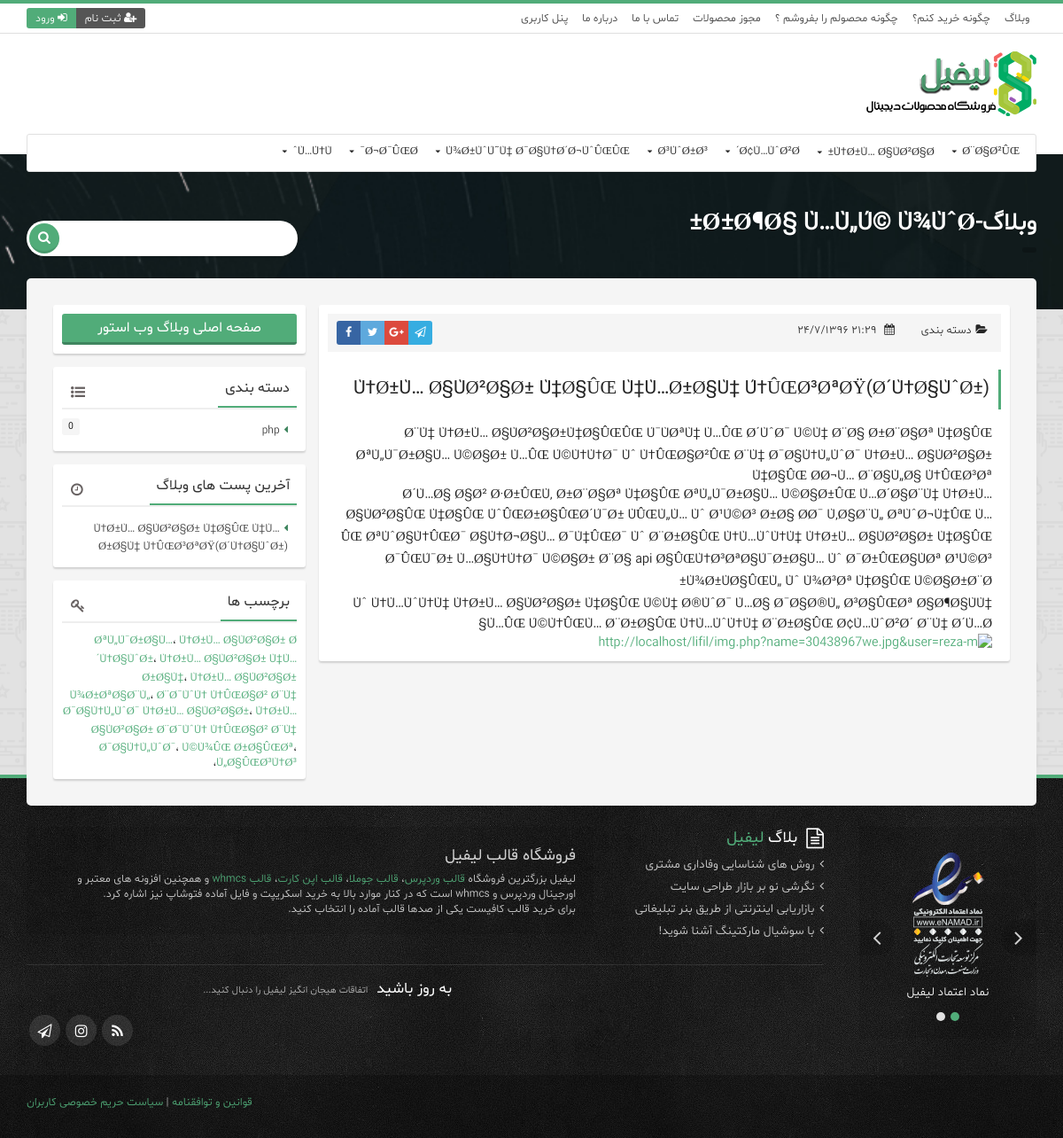
The page /post.php?id=1 on the database its author committed.
### tables this page shows
CREATE TABLE `web_menu` (
  `id` int(11) NOT NULL,
  `title` text NOT NULL,
  `parent` int(11) DEFAULT NULL
);

CREATE TABLE `user` (
  `id` bigint(20) NOT NULL,
  `name` varchar(255) NOT NULL,
  `user` varchar(255) NOT NULL,
  `password` varchar(255) NOT NULL,
  `tarikhsabtenam` varchar(255) NOT NULL,
  `timeonline` varchar(255) NOT NULL,
  `email` varchar(255) NOT NULL,
  `tell` varchar(255) NOT NULL,
  `active` int(11) NOT NULL,
  `activecode` varchar(255) NOT NULL,
  `activeblog` int(11) NOT NULL DEFAULT '1',
  `nazarat` int(11) NOT NULL,
  `mojodi` text NOT NULL,
  `lvl` varchar(255) NOT NULL,
  `point` varchar(255) NOT NULL,
  `gold` varchar(255) NOT NULL,
  `avatar` varchar(255) NOT NULL,
  `newcom` varchar(255) NOT NULL,
  `token` varchar(255) NOT NULL,
  `baned` int(11) NOT NULL,
  `dev` int(11) NOT NULL,
  `api` text NOT NULL,
  `cartmeli` varchar(255) NOT NULL,
  `acc2` int(11) NOT NULL,
  `phcode` bigint(20) NOT NULL,
  `phacc` int(11) NOT NULL,
  `timesms` varchar(255) NOT NULL,
  `text` text NOT NULL,
  `mb` varchar(255) NOT NULL,
  `emailacc` int(11) NOT NULL,
  `uuid` text NOT NULL,
  `timetorun` varchar(255) NOT NULL,
  `chatid` varchar(255) NOT NULL,
  `auh` varchar(255) NOT NULL,
  `tauh` varchar(255) NOT NULL
);

CREATE TABLE `blog` (
  `id` bigint(20) NOT NULL,
  `subgect` text NOT NULL,
  `matn` text NOT NULL,
  `Tarikh` varchar(255) NOT NULL,
  `idsender` varchar(255) NOT NULL,
  `idmnue` text NOT NULL,
  `barchasb` text NOT NULL,
  `name` text NOT NULL,
  `menu` int(11) NOT NULL
);

CREATE TABLE `mnue` (
  `id` bigint(20) NOT NULL,
  `idmaker` varchar(255) NOT NULL,
  `name` varchar(255) NOT NULL,
  `color` text NOT NULL
);

### post.php (the view, shortened to what the rows shown need)
<?php
include("model/jdf.php");
include("head.php");
@$id=intval($_GET['id']) ;
$idsedddddd = mysqli_query($con,"SELECT activeblog,`user`,`name` FROM user WHERE id='$id' ");
$bidas=mysqli_fetch_assoc($idsedddddd) ;
$nameuser=$bidas['name'];
?>
<aside class="bg-text rt">
<div class="main">
<div class="page-text rt">
<div class="title-side right">
<h1 class="rt">  وبلاگ-<?=$nameuser?></h1>
<div class="location right rt-13">
</div>
</div>
</div>
</div>
</aside>
<div class="bg-web rt">
<div class="main">
<div class="webresan rt">
<div class="blog-post right">
    <section class="blog-right right">
<?php
$id=intval($_GET['id']) ;
$blog = mysqli_query($con,"SELECT * FROM `blog` WHERE id='$id' ");
$blogname=mysqli_fetch_assoc($blog) ;
$q1=$blogname['subgect'];
$q2=$blogname['matn'];
$q12=$blogname['id'];
$q3=$blogname['Tarikh'];
$q4=$blogname['barchasb'];
$menu=$blogname['menu'];
$idsender=$blogname['idsender'];
$blogm = mysqli_query($con,"SELECT * FROM `mnue` WHERE id='$menu'");
$mno=mysqli_fetch_array($blogm);
$mname=$mno['name'];
$meid=$mno['id'];
?>
        <article class="post-more right">
            <div class="info rt rt-13">
                <div class="right meta"><i class="fa fa-folder-open"></i>دسته بندی <a href="blog.php?id=<?=$idsender?>&idm=<?=$meid?>"><?=$mname?></a></div>
                <div class="right meta"><i class="fa fa-calendar"></i> <?php echo jdate("H:i j/n/Y",$q3); ?> </div>
                <div class="share left">
                    <a href="http://www.facebook.com/share.php?u=[Post_Link]&amp;t=[Post_Title]" target="_blank" title="اشتراک گذاری در فیسبوک" class="fb left rt-center"><i class="fa fa-facebook"></i></a>
                    <a href="http://twitter.com/home?status=[Post_Link]" target="_blank" title="اشتراک گذاری در تویتر" class="tw left rt-center"><i class="fa fa-twitter"></i></a>
                    <a href="https://plus.google.com/share?url=[Post_Link]" target="_blank" title="اشتراک گذاری در گوگل پلاس" class="gp left rt-center"><i class="fa fa-google-plus"></i></a>
                    <a href="https://telegram.me/share/url?text=cheack+this+site+please&amp;url=[Post_Link]" target="_blank" title="اشتراک گذاری در تلگرام" class="tg left rt-center"><i class="fa fa-paper-plane-o"></i></a>
                </div>
            </div>
            <h2 class="title right"><?=$q1?> </h2>
            <div class="matn right rt-15">
                <?php
                $parser = new \SBBCodeParser\Node_Container_Document();
                $parser->add_emoticons(array(
                    ':)' => 'https://bitsoftware.ir/emoticons/smile.png',
                    '8-)' => 'https://bitsoftware.ir/emoticons/cool.png',
                    ':angry:' => 'https://bitsoftware.ir/emoticons/angry.png',
                    ':angel:' => 'https://bitsoftware.ir/emoticons/angel.png',
                    ":'(" => 'https://bitsoftware.ir/emoticons/cwy.png',
                    ":ermm:" => 'https://bitsoftware.ir/emoticons/ermm.png',
                    ":alien:" => 'https://bitsoftware.ir/emoticons/alien.png',
                    ":blink:" => 'https://bitsoftware.ir/emoticons/blink.png',
                    ":blush:" => 'https://bitsoftware.ir/emoticons/blush.png',
                    ":cheerful:" => 'https://bitsoftware.ir/emoticons/cheerful.png',
                    ":devil:" => 'https://bitsoftware.ir/emoticons/devil.png',
                    ":dizzy:" => 'https://bitsoftware.ir/emoticons/dizzy.png',
                    ":getlost:" => 'https://bitsoftware.ir/emoticons/getlost.png',
                    ":happy:" => 'https://bitsoftware.ir/emoticons/happy.png',
                    ":kissing:" => 'https://bitsoftware.ir/emoticons/kissing.png',
                    ":ninja:" => 'https://bitsoftware.ir/emoticons/ninja.png',
                    ":pinch:" => 'https://bitsoftware.ir/emoticons/pinch.png',
                    ":sick:" => 'https://bitsoftware.ir/emoticons/sick.png',
                    ":sideways:" => 'https://bitsoftware.ir/emoticons/sideways.png',
                    ":silly:" => 'https://bitsoftware.ir/emoticons/silly.png',
                    ":sleeping:" => 'https://bitsoftware.ir/emoticons/sleeping.png',
                    ":unsure:" => 'https://bitsoftware.ir/emoticons/unsure.png',
                    ":woot:" => 'https://bitsoftware.ir/emoticons/w00t.png',
                    ":wassat:" => 'https://bitsoftware.ir/emoticons/wassat.png',
                    ":pouty:" => 'https://bitsoftware.ir/emoticons/pouty.png',
                    ":D" => 'https://bitsoftware.ir/emoticons/grin.png',
                    ":(" => 'https://bitsoftware.ir/emoticons/sad.png',
                    ":O" => 'https://bitsoftware.ir/emoticons/shocked.png',
                    ":P" => 'https://bitsoftware.ir/emoticons/tongue.png',
                    ";)" => 'https://bitsoftware.ir/emoticons/wink.png',
                    '<3' => 'https://bitsoftware.ir/emoticons/heart.png'
                ));
                $sdd=  htmlspecialchars_decode($q2);
                $matn=str_replace('<------------->'," ",$sdd);
                echo $parser->parse($matn)
                    ->detect_links()
                    ->detect_emails()
                    ->detect_emoticons()
                    ->get_html();
                ?>
            </div>
        </article>
    </section>
<section class="blog-left left">
<aside class="block right">
<ul class="content rt rt-13">
    <?php
    $blogm = mysqli_query($con,"SELECT id,`name` FROM `mnue` where idmaker='$idsender'");
    while( $blognamem=mysqli_fetch_array($blogm)){
    $blognamem1=$blognamem['id'];
    $blognamem2=$blognamem['name'];
        $blognum = mysqli_query($con,"SELECT * FROM `blog` WHERE `idmnue`='$blognamem1'");
        $numb=mysqli_num_rows($blognum);
    ?>
        <li class="rt"><a href="blog.php?idm=<?php echo $blognamem1; ?>" class="right"><i class="fa fa-caret-left"></i><?php echo $blognamem2; ?></a><span class="left rt-12"><?=$numb?></span></li>
    <?php
    }         ?>
</ul>
</aside>
<aside class="block right">
<ul class="content lsat-blog-posts rt rt-13">
    <?php
    $rezal = mysqli_query($con,"select * from blog  where idsender='$idsender' ORDER BY id  DESC LIMIT 0 , 5");
    while( $blogname=mysqli_fetch_array($rezal)){
        $sub=$blogname['subgect'];
        $idbo=$blogname['id'];
        ?>
        <li class="rt"><a href="post.php?id=<?=$idbo?>"><i class="fa fa-caret-left"></i><?=$sub?></a></li>
        <?php
    }
    ?>
</ul>
</aside>
    <aside class="block right">
        <ul class="content lsat-blog-posts rt rt-13">
            <?php
            $bar=explode(',',$q4);
            for($i=0;$i<count($bar);$i++)
            {
                ?>
                <a href="post.php?id=<?=$q12?>" rel="tag"><?=$bar[$i]?></a>،
                <?php
            }
            ?>
        </ul>
    </aside>
</section>
</div>
</div>
</div>
</div>
<?php
include ("foot.php");
?>

### head.php (shortened to what the rows shown need)
<?php
include("config/conf.php");
?>
<!DOCTYPE html>
<html>
<head>
            <?php
            $urlg=$_SERVER["PHP_SELF"];
            $ar5=strpos($urlg,'blog.php');
            $ar6=strpos($urlg,'bloga');
            $ar9=strpos($urlg,'store.php');
            $ar10=strpos($urlg,'post.php');
            $ar14=strpos($urlg,'posta');
            $ar11=strpos($urlg,'about');
            $ar12=strpos($urlg,'how-to-buy');
            $ar13=strpos($urlg,'how-to-sell');
            ?>
    <?php
    if($ar9>0){
      ?>
        <link rel="stylesheet" href="style.css">
        <link rel="stylesheet" href="i/css/category.css">
        <link rel="stylesheet" href="i/css/category-a.css" rel="stylesheet" title="style1">
        <link rel="stylesheet" href="i/css/category-b.css" rel="alternate stylesheet" title="style2">
        <link rel="stylesheet" href="i/css/category-c.css" rel="alternate stylesheet" title="style3">
        <link rel="stylesheet" href="i/css/tooltip.css">
        <link rel="stylesheet" href="i/css/fonts.css">
        <?php
    }elseif($ar5>0 or $ar10>0 or $ar14>0 or $ar6>0){
        ?>
        <link rel="stylesheet" href="style.css">
        <link rel="stylesheet" href="i/css/blog.css">
        <link rel="stylesheet" href="i/css/fonts.css">
        <?php
    }elseif($ar12>0 ){
        ?>
        <link rel="stylesheet" href="style.css">
        <link rel="stylesheet" href="i/css/how-to-buy.css">
        <link rel="stylesheet" href="i/css/fonts.css">
        <?php
    }elseif($ar13>0 ){
        ?>
        <link rel="stylesheet" href="style.css">
        <link rel="stylesheet" href="i/css/how-to-sell.css">
        <link rel="stylesheet" href="i/css/fonts.css">
    <?php
    }
    ?>
</head>
<body>
<header>
    <div class="main">
        <div class="right category">
            <ul class="right rt-category" id="category-side">
            <?php
                class Menu {
                    function __construct($id , $title, $parent)
                    {
                        $this->title = $title;
                        $this->parent = $parent;
                    }
                }
                $menu = [];
                $sql = "SELECT * FROM `web_menu` order by parent asc";
                $result = mysqli_query($con, $sql);
                while($row = mysqli_fetch_array( $result )) {
                if($row['parent'] == null){
                    $menu[$row['id']] = [];
                    array_push($menu[$row['id']], new Menu($row['id'], $row['title'], $row['parent']));
                }else{
                    $sub_menu =  new Menu($row['id'], $row['title'], $row['parent']);
                    array_push($menu[$row['parent']] ,$sub_menu);
                }
                }
                foreach($menu as $m){
                   foreach($m as $menu){
                        if($menu->parent == null){
                            ?>
                            <li class="link right"><a href="#" class="right rt-13 name"> <?php echo $menu->title ?> <i class="fa fa-caret-down"></i></a><span class="left rt-13 open">باز کردن</span>
                            <ul class="small right rt-13">
            <?php
                        }else{
                            ?>
                            <li class="rt"><a href="store.php?s=<?php echo $menu->id ?>"  class="nav-text"><?php echo $menu->title ?></a></li>
                            <?php
                        }
                   }
                   echo "
                   </ul>
                   </li>
                   ";
                }
            ?>
            </ul>
        </div>
    </div>
</header>

### rows shown on the page
web_menu: title "Ø¨Ø§Ø²ÛŒ"
web_menu: title "Ù†Ø±Ù… Ø§ÙØ²Ø§Ø±"
web_menu: title "Ø¢Ù…ÙˆØ²Ø´"
web_menu: title "Ø¬Ø¯ÛŒØ¯"
web_menu: title "Ù…Ù†Ùˆ"
user: name "Ø±Ø¶Ø§ Ù…Ù„Ú© Ù¾ÙˆØ±"
blog: Tarikh "۲۱:۲۹ ۲۴/۷/۱۳۹۶", subgect "Ù†Ø±Ù… Ø§ÙØ²Ø§Ø± Ù‡Ø§ÛŒ Ù‡Ù…Ø±Ø§Ù‡ Ú†ÛŒØ³ØªØŸ(Ø´Ù†Ø§ÙˆØ±)", matn "Ø¨Ù‡ Ù†Ø±Ù… Ø§ÙØ²Ø§Ø±Ù‡Ø§ÛŒÛŒ Ú¯ÙØªÙ‡ Ù…ÛŒ Ø´ÙˆØ¯ Ú©Ù‡ Ø¨Ø§ Ø±Ø¨Ø§Øª Ù‡Ø§ÛŒ ØªÙ„Ú¯Ø±Ø§Ù… Ú©Ø§Ø± Ù…ÛŒ Ú©Ù†Ù†Ø¯ Ùˆ Ù†ÛŒØ§Ø²ÛŒ Ø¨Ù‡ Ø¯Ø§Ù†Ù„ÙˆØ¯ Ù†Ø±Ù… Ø§ÙØ²Ø§Ø± Ù‡Ø§ÛŒ Ø­Ø¬Ù… Ø¨Ø§Ù„Ø§ Ù†ÛŒØ³Øª Ø´Ù…Ø§ Ø§Ø² Ø·Ø±ÛŒÙ‚ Ø±Ø¨Ø§Øª Ù‡Ø§ÛŒ ØªÙ„Ú¯Ø±Ø§Ù… Ú©Ø§Ø±ÛŒ Ù…Ø´Ø§Ø¨Ù‡ Ù†Ø±Ù… Ø§ÙØ²Ø§ÛŒ Ù‡Ø§ÛŒ ÙˆÛŒØ±Ø§ÛŒØ´Ú¯Ø± ÙÛŒÙ„Ù… Ùˆ Ø¹Ú©Ø³ Ø±Ø§ Ø­Ø¯ Ù‚Ø§Ø¨Ù„ ØªÙˆØ¬Ù‡ÛŒ Ù…ÛŒ ØªÙˆØ§Ù†ÛŒØ¯ Ø§Ù†Ø¬Ø§Ù… Ø¯Ù‡ÛŒØ¯ Ùˆ Ø¨Ø±Ø§ÛŒ Ù†Ù…ÙˆÙ†Ù‡ Ù†Ø±Ù… Ø§ÙØ²Ø§Ø± Ù‡Ø§ÛŒ Ø¯ÛŒÚ¯Ø± Ù…Ø§Ù†Ù†Ø¯ Ú©Ø§Ø± Ø¨Ø§ api Ø§ÛŒÙ†Ø³ØªØ§Ú¯Ø±Ø§Ù… Ùˆ Ø¯Ø±ÛŒØ§ÙØª Ø¹Ú©Ø³ Ù¾Ø±ÙØ§ÛŒÙ„ Ùˆ Ù¾Ø³Øª Ù‡Ø§ÛŒ Ú©Ø§Ø±Ø¨Ø± Ùˆ Ù†Ù…ÙˆÙ†Ù‡ Ù†Ø±Ù… Ø§ÙØ²Ø§Ø± Ù‡Ø§ÛŒ Ú©Ù‡ Ø®ÙˆØ¯ Ù…Ø§ Ø¯Ø§Ø®Ù„ Ø³Ø§ÛŒØª Ø§Ø¶Ø§ÙÙ‡ Ù…ÛŒ Ú©Ù†ÛŒÙ… Ø¨Ø±Ø§ÛŒ Ù†Ù…ÙˆÙ†Ù‡ Ø¨Ø±Ø§ÛŒ…", barchasb "ØªÙ„Ú¯Ø±Ø§Ù…", barchasb "Ù†Ø±Ù… Ø§ÙØ²Ø§Ø± Ø´Ù†Ø§ÙˆØ±", barchasb "Ù†Ø±Ù… Ø§ÙØ²Ø§Ø± Ù‡Ù…Ø±Ø§Ù‡", barchasb "Ù†Ø±Ù… Ø§ÙØ²Ø§Ø± Ù¾Ø±ØªØ§Ø¨Ù„", barchasb "Ø¨Ø¯ÙˆÙ† Ù†ÛŒØ§Ø² Ø¨Ù‡ Ø¯Ø§Ù†Ù„ÙˆØ¯ Ù†Ø±Ù… Ø§ÙØ²Ø§Ø±", barchasb "Ù†Ø±Ù… Ø§ÙØ²Ø§Ø± Ø¨Ø¯ÙˆÙ† Ù†ÛŒØ§Ø² Ø¨Ù‡ Ø¯Ø§Ù†Ù„ÙˆØ¯", barchasb "Ú©Ù¾ÛŒ Ø±Ø§ÛŒØª", barchasb "Ù„Ø§ÛŒØ³Ù†Ø³"
mnue: name "php", numb "0"
